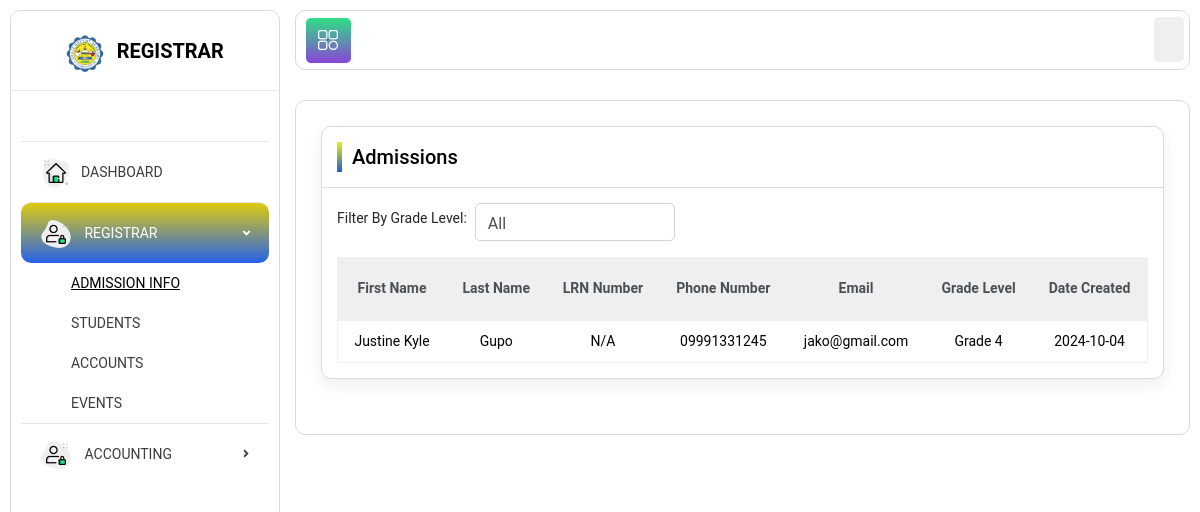
Screenshot of /p_list.php with the database file from the repository.
### tables this page shows
CREATE TABLE `admission` (
  `id` int(11) NOT NULL,
  `firstname` varchar(255) NOT NULL,
  `lastname` varchar(255) NOT NULL,
  `middlename` varchar(255) NOT NULL,
  `LRN` varchar(255) NOT NULL,
  `birthday` date NOT NULL,
  `PSA` varchar(255) NOT NULL,
  `religion` varchar(255) NOT NULL,
  `gender` varchar(255) NOT NULL,
  `phonenumber` varchar(255) NOT NULL,
  `emailaddress` varchar(255) NOT NULL,
  `homeaddress` varchar(255) NOT NULL,
  `specialED` varchar(255) NOT NULL,
  `grade` varchar(255) NOT NULL,
  `withLRN` varchar(255) NOT NULL,
  `lastGradelevel` varchar(255) NOT NULL,
  `lastSY` varchar(255) NOT NULL,
  `lastSchool` varchar(255) NOT NULL,
  `schoolAddress` varchar(255) NOT NULL,
  `schoolType` varchar(255) NOT NULL,
  `fatherName` varchar(255) NOT NULL,
  `fatheremail` varchar(255) NOT NULL,
  `fatherSchool` varchar(255) NOT NULL,
  `fatherJob` varchar(255) NOT NULL,
  `fatherNumber` varchar(255) NOT NULL,
  `motherName` varchar(255) NOT NULL,
  `motheremail` varchar(255) NOT NULL,
  `motherSchool` varchar(255) NOT NULL,
  `motherJob` varchar(255) NOT NULL,
  `motherNumber` varchar(255) NOT NULL,
  `currentdate` date NOT NULL
);

### p_list.php (the view, shortened to what this page needs)
<?php
include 'dbconnection.php';
?>
<!DOCTYPE html>
<html lang="en">
<head>
<link rel="stylesheet" href="https://cdn.jsdelivr.net/npm/bootstrap-icons@1.11.3/font/bootstrap-icons.min.css">
<link href="https://cdn.jsdelivr.net/npm/bootstrap@5.3.3/dist/css/bootstrap.min.css" rel="stylesheet">
<link rel="stylesheet" href="https://cdn.datatables.net/2.1.8/css/dataTables.dataTables.css">
<link rel="stylesheet" href="https://cdn.datatables.net/buttons/3.2.0/css/buttons.dataTables.css">
<link href="../../../../css?family=Roboto:300,400,500,700,900" rel="stylesheet">
<link rel="stylesheet" href="assets/css/bootstrap.min.css">
<link rel="stylesheet" href="assets/plugins/fontawesome/css/all.min.css">
<link rel="stylesheet" href="assets/plugins/fontawesome/css/fontawesome.min.css">
<link rel="stylesheet" href="assets/css/fullcalendar.min.css">
<link rel="stylesheet" href="assets/css/dataTables.bootstrap4.min.css">
<link rel="stylesheet" href="assets/plugins/morris/morris.css">
<link rel="stylesheet" href="assets/css/style.css">
</head>
<body>
<div class="main-wrapper">
<div class="header-outer">
<div class="header">
<a id="toggle_btn" class="float-left" href="javascript:void(0);">
<img src="assets/img/sidebar/icon-21.png" alt="">
</a>
<ul class="nav user-menu float-right">
 <li class="nav-item dropdown has-arrow">
<a href="#" class=" nav-link user-link" data-toggle="dropdown">
</a>
</li>
</ul>
</div>
</div>
<div class="sidebar" id="sidebar">
<div class="sidebar-inner slimscroll">
<div id="sidebar-menu" class="sidebar-menu">
<div class="header-left">
<a href="#" class="logo">
<img src="img/logo1.png" width="40" height="40" alt="" class="">
<span class="text-uppercase ms-2 mt-5">Registrar</span>
</a>
</div>
<ul class="sidebar-ul">
<li class="menu-title"></li>
<li class="">
<a href="principal.php"><img src="assets/img/sidebar/icon-1.png" alt="icon"><span>Dashboard</span></a>
</li>
<li class="submenu">
  <a href="#"><img src="assets/img/sidebar/icon-3.png" alt="icon"><span> Registrar </span> <span class="menu-arrow"></span></a>
    <ul class="list-unstyled" style="display: none;">
    <li><a class="active text-decoration-underline text-black" href="p_list.php"><span>Admission Info</span></a></li>
    <li><a href="p_rstudent.php"><span>Students</span></a></li>
    <li><a href="p_account.php"><span>Accounts</span></a></li>
    <li><a href="p_event.php"><span></span>Events</a></li>
  </ul>
</li>
<li class="submenu">
  <a href="#"><img src="assets/img/sidebar/icon-3.png" alt="icon"><span> Accounting </span> <span class="menu-arrow"></span></a>
</li>
</ul>
</div>
</div>
</div>
<div class="page-wrapper">
<div class="content container-fluid">
<div class="page-header">
<div class="row">
<div class="col-lg-12">
<div class="card">
<div class="card-header">
<div class="row align-items-center">
<div class="col-sm-6">
 <div class="page-title">
Admissions
</div>
</div>
</div>
</div>
<div class="card-body">
    <div class="d-flex align-items-center mb-3">
        <label for="gradeFilter" class="me-2">Filter By Grade Level:</label>
        <select id="gradeFilter" class="form-control" style="width: 200px;">
            <option value="">All</option>
        </select>
    </div>
    <div class="table-responsive">
        <table id="myTable" class="table custom-table text-center">
            <thead class="thead-light">
                <tr>
                    <th>First Name</th>
                    <th>Last Name</th>
                    <th>LRN Number</th>
                    <th>Phone Number</th>
                    <th>Email</th>
                    <th>Grade Level</th>
                    <th>Date Created</th>
                </tr>
            </thead>
            <tbody>
                <?php
                $query2 = "SELECT * FROM admission";
                $statement2 = $conn->query($query2);
                $result2 = $statement2->fetchAll();
                if ($result2) {
                    foreach ($result2 as $row2) {
                ?>
                    <tr>
                        <td><?= $row2['firstname']; ?></td>
                        <td><?= $row2['lastname']; ?></td>
                        <td><?= $row2['LRN']; ?></td>
                        <td><?= $row2['phonenumber']; ?></td>
                        <td><?= $row2['emailaddress']; ?></td>
                        <td><?= $row2['grade']; ?></td>
                        <td><?= $row2['currentdate']; ?></td>
                    </tr>
                <?php
                    }
                } else {
                ?>
                    <tr>
                        <td colspan="8">No Record Found</td>
                    </tr>
                <?php
                }
                ?>
            </tbody>
        </table>
    </div>
</div>
</div>
</div>
</div>
</div>
</div>
</div>
</body>
</html>

### rows the page displays
admission: firstname "Justine Kyle", lastname "Gupo", LRN "N/A", phonenumber "09991331245", emailaddress "jako@gmail.com", grade "Grade 4", currentdate "2024-10-04"
